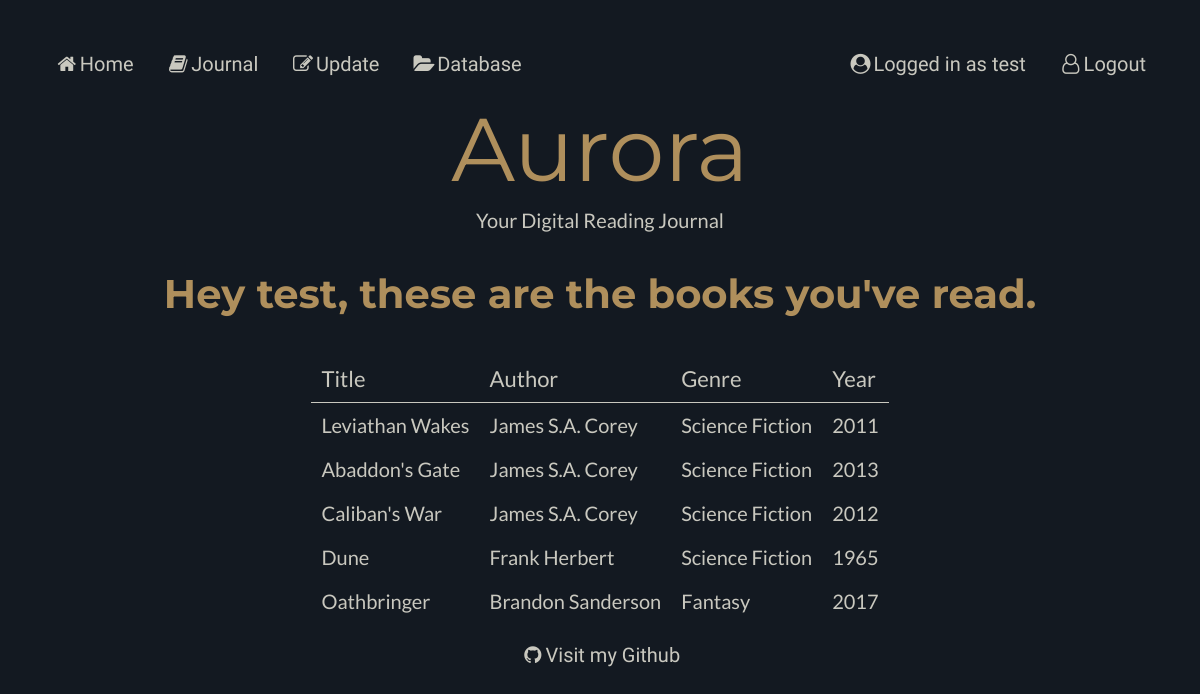
The page /journal (signed in) on the database as committed earlier.
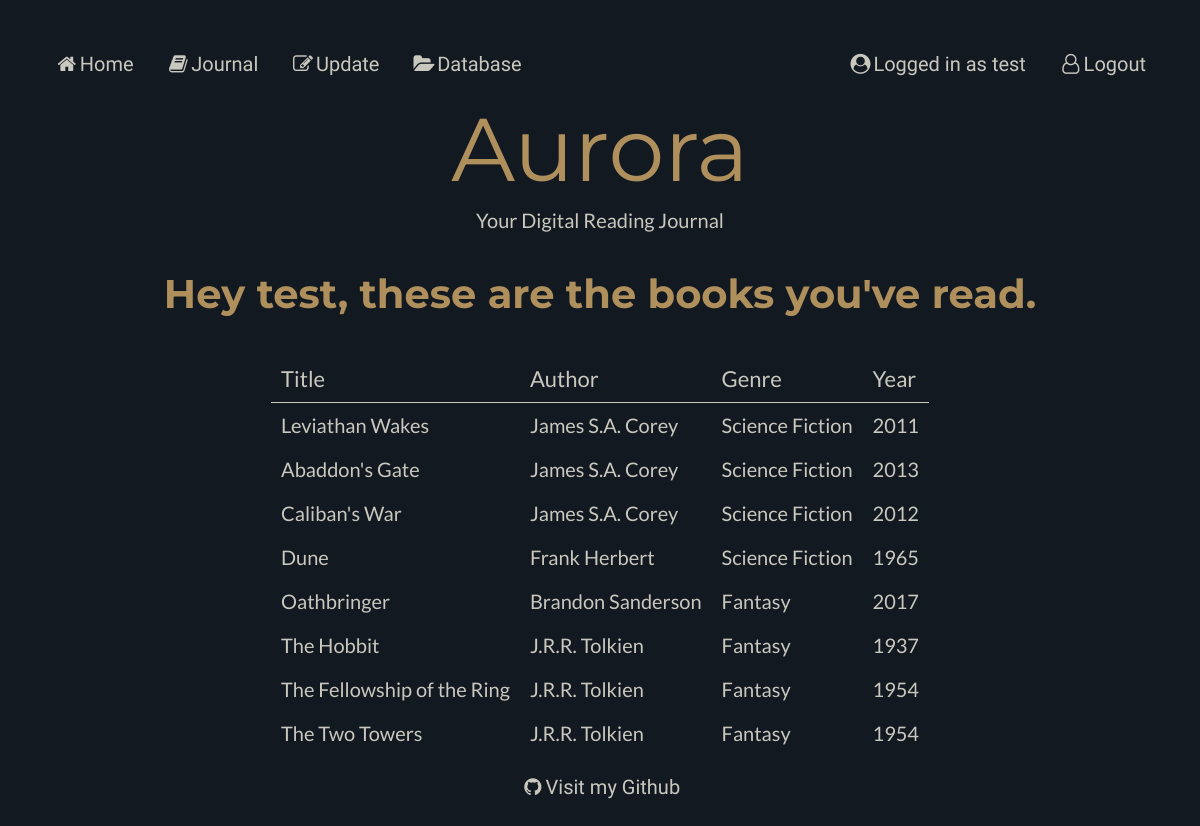
The same page on the database as committed later.
### models.py (models this page shows)
class Books (db.Model):
    __tablename__ = "Books"
    bookid = db.Column(db.Integer, primary_key=True)
    title = db.Column(db.String(80))
    synopsis = db.Column(db.String(80))
    year = db.Column(db.String(80))
    authors = db.relationship("Authors", secondary=BooksAuthors, back_populates="books" )
    users = db.relationship("Users", secondary=BooksUsers, back_populates="books")
    genres = db.relationship("Genres", secondary=BooksGenres, back_populates="books")

### main.py (the view)
@app.route('/journal')
def journal():
    user = models.Users.query.filter_by(userid=session['user']).first_or_404() #Checks the database of users for the currently logged in user
    return render_template("journal.html", user=user, userid=user, page_title="Journal")

### main.py (called while the page is built)
@app.context_processor
def add_current_user():
    if session.get('user'): # if a user is logged in
        return dict(current_user=models.Users.query.get(session['user'])) # current user is equal to userinfo of user session
    return dict(current_user=None) # otherwise current user is none

### templates/journal.html
{% extends 'layout.html' %}
{% block content %}
{% if current_user %}
<h1>Hey {{current_user.username}}, these are the books you've read.</h1>
{% endif %}
<table id="journal">
        <tr>
            <th colspan = 1>Title</th>
            <th colspan = 1>Author</th>
            <th colspan = 1>Genre</th>
            <th colspan = 1>Year</th>
        </tr>
        {% for book in user.books %}
        <tr>
            <td><a href="/book/{{ book.title }}">{{ book.title }}</a></td>
            <td><a href="/author/{{book.authors|join(', ', attribute='name') }}">{{ book.authors|join(', ', attribute='name') }}</a></td>
            <td><a href="/genre/{{book.genres|join(', ', attribute='name') }}">{{ book.genres|join(', ', attribute='name') }}</a></td>
            <td>{{ book.year }} </td>
        </tr>
        {% endfor%}
    </table>
{% endblock %}

Rows that differ between the two databases and show on the page:
added Books: title "The Hobbit", authors "J.R.R. Tolkien", genres "Fantasy", year "1937"
now on this page (row unchanged): Books: title "The Fellowship of the Ring", authors "J.R.R. Tolkien", genres "Fantasy", year "1954"
now on this page (row unchanged): Books: title "The Two Towers", authors "J.R.R. Tolkien", genres "Fantasy", year "1954"
